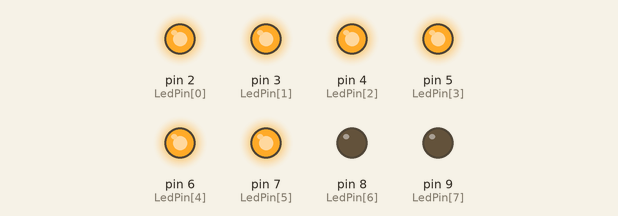
Simulated run of this sketch. Board: Arduino Uno, built with avr-gcc and run on an emulated ATmega328P. Shown: output pins drawn as LEDs (lit = HIGH).

Above: at 0.2 s.
At 1.2 s:
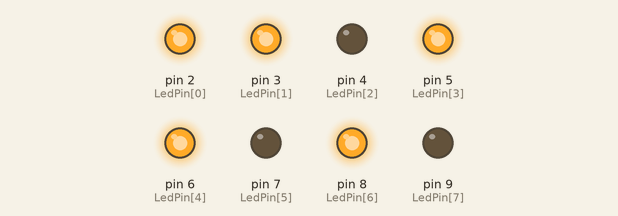
At 1.7 s:
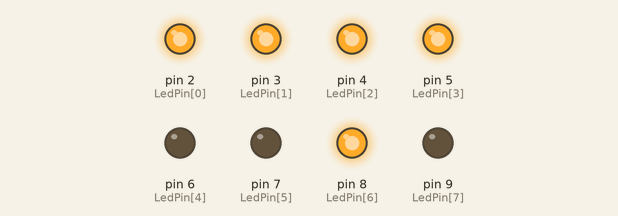
At 2.7 s:
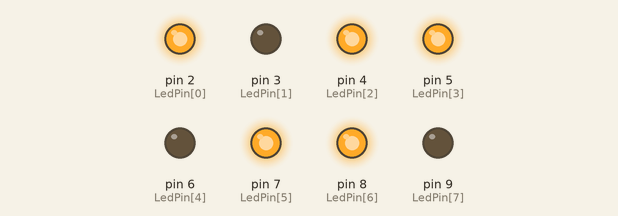
At 4.2 s:
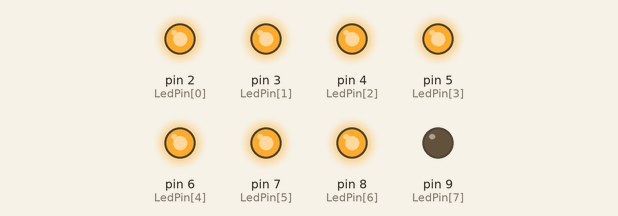
At 5.7 s:
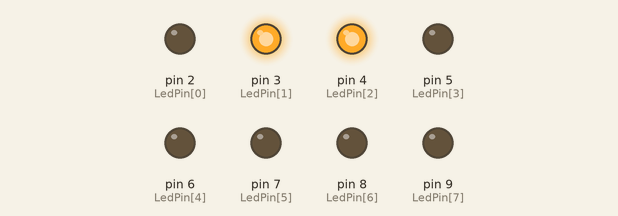
Timing chart, 0 to 6.5 s (numbered marks = the images above):
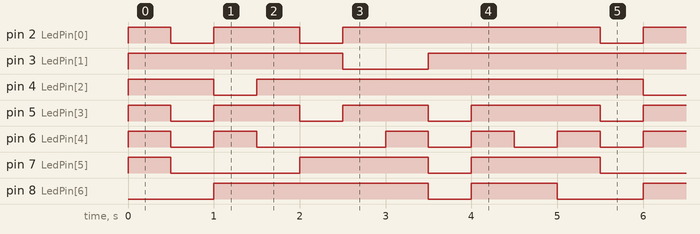

The sketch:

led7thanh.ino
```cpp
const int LedPin []={2,3,4,5,6,7,8,9};
const int Code[10][8] = {1,1,1,1,1,1,0,0, //0
                         0,1,1,0,0,0,0,0,//1
                         1,1,0,1,1,0,1,0, //2
                         1,1,1,1,0,0,1,0, //3
                         0,1,1,0,0,1,1,0, //4
                         1,0,1,1,0,1,1,0, //5
                         1,0,1,1,1,1,1,0, //6
                         1,1,1,0,0,0,0,0, //7
                         1,1,1,1,1,1,1,0, //8
                         1,1,1,1,0,1,1,0}; //9
    int i,j;
void setup() {
  for(i=0;i<8;i++) {
    pinMode(LedPin[i],OUTPUT);
    digitalWrite(LedPin[i],LOW);
  }
}

void loop() {
  for (i=0;i<10;i++){
    Write7segment(i);
    delay(500);
  }
}

void Write7segment(int value) {
  int j;
  for (j=0; j<8;j++){
    if (Code[value][j]==1)
      digitalWrite(LedPin[j],HIGH);
    else
      digitalWrite(LedPin[j],LOW);
  }
  }
```

Measured:
- by itself, pin 2 (LedPin[0]): repeats every 5.0 s: LOW 0.50 s, HIGH 1.0 s, LOW 0.50 s, HIGH 3.0 s
- by itself, pin 3 (LedPin[1]): repeats every 5.0 s: LOW 1.0 s, HIGH 4.0 s
- by itself, pin 4 (LedPin[2]): repeats every 5.0 s: LOW 0.50 s, HIGH 4.5 s
- by itself, pin 5 (LedPin[3]): repeats every 5.0 s: 2 × (LOW 0.50 s, HIGH 1.0 s), LOW 0.50 s, HIGH 1.5 s
- by itself, pin 6 (LedPin[4]): repeats every 5.0 s: LOW 0.50 s, HIGH 0.50 s, LOW 1.5 s, 2 × (HIGH 0.50 s, LOW 0.50 s), HIGH 0.50 s
- by itself, pin 7 (LedPin[5]): repeats every 5.0 s: LOW 1.5 s, HIGH 1.5 s, LOW 0.50 s, HIGH 1.5 s
- by itself, pin 8 (LedPin[6]): repeats every 5.0 s: LOW 0.50 s, HIGH 1.0 s, LOW 1.0 s, HIGH 2.5 s
